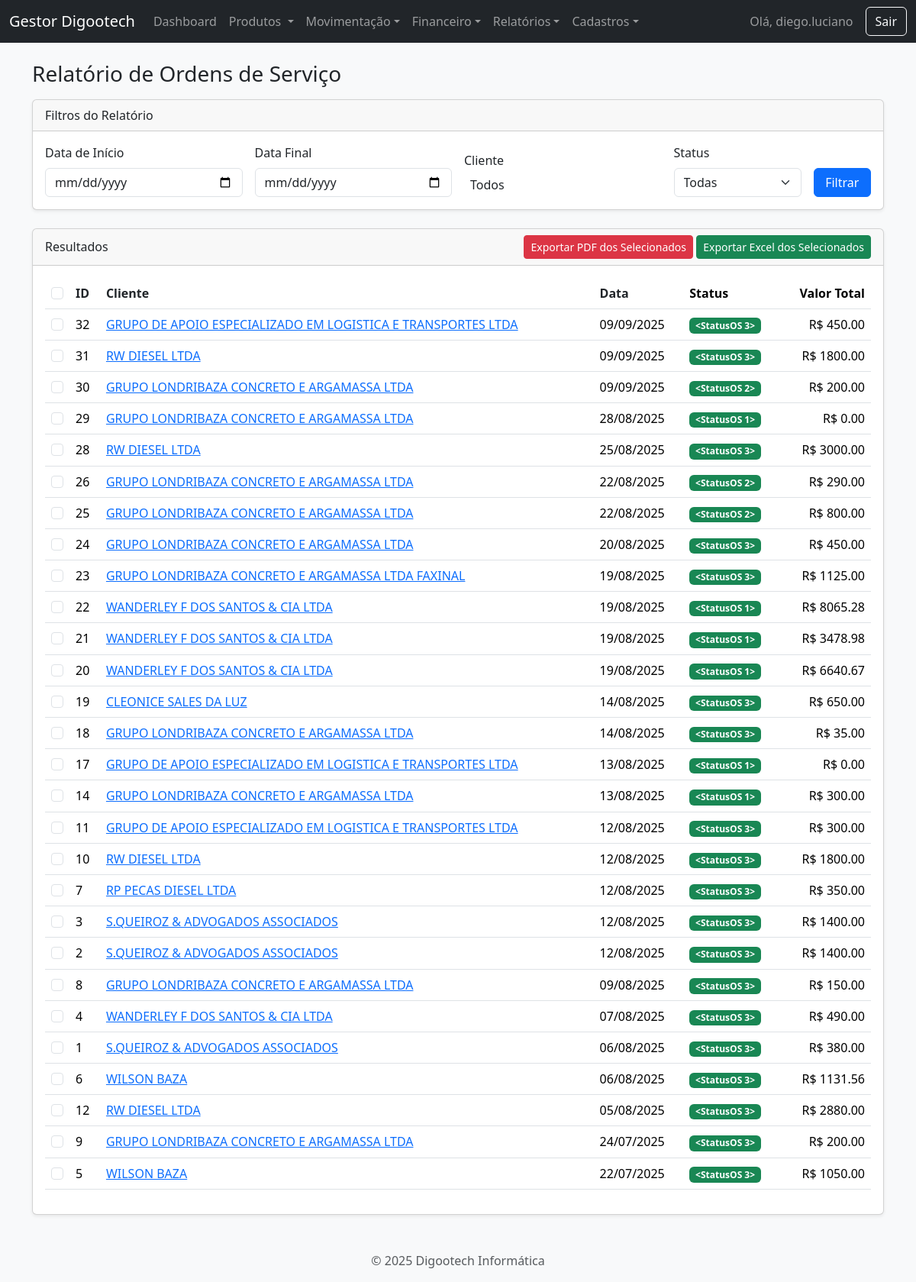
The app's page /relatorio/os (signed in), older data.
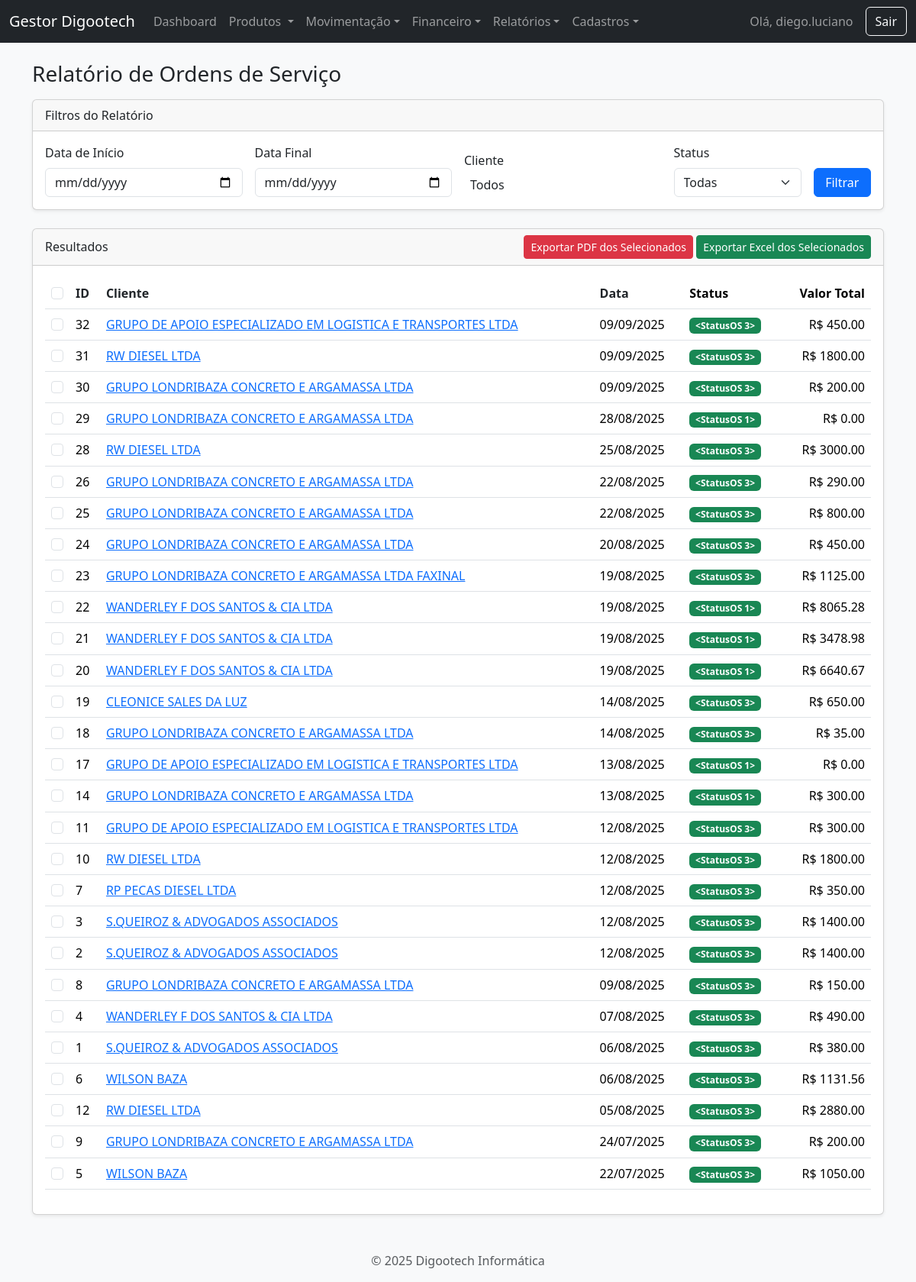
The same page, newer data.
### app.py (models this page shows, shortened)
class OrdemServico(db.Model):
    id = db.Column(db.Integer, primary_key=True)
    problema = db.Column(db.Text, nullable=False)
    status_id = db.Column(db.Integer, db.ForeignKey('status_os.id'))
    status = db.relationship('StatusOS', backref='ordens_servico')
    data_criacao = db.Column(db.DateTime, default=datetime.datetime.utcnow)
    data_fechamento = db.Column(db.DateTime, nullable=True)
    cliente_id = db.Column(db.Integer, db.ForeignKey('cliente.id'), nullable=False)
    valor_servicos = db.Column(db.Float, default=0.0)
    pecas = db.relationship('Peca', backref='ordem_servico', lazy=True, cascade="all, delete-orphan")
    @property
    def valor_pecas(self): return sum(p.valor_total for p in self.pecas)
    @property
    def valor_total(self): return self.valor_servicos + self.valor_pecas

class Cliente(db.Model):
    id = db.Column(db.Integer, primary_key=True)
    tipo_pessoa = db.Column(db.String(10), nullable=False, default='FISICA')
    nome = db.Column(db.String(100), unique=True)
    cpf = db.Column(db.String(14), unique=True)
    razao_social = db.Column(db.String(150), unique=True)
    cnpj = db.Column(db.String(18), unique=True)
    inscricao_estadual = db.Column(db.String(20))
    email = db.Column(db.String(100))
    telefone = db.Column(db.String(11))
    cep = db.Column(db.String(9))
    rua = db.Column(db.String(150))
    numero = db.Column(db.String(20))
    bairro = db.Column(db.String(100))
    cidade = db.Column(db.String(100))
    uf = db.Column(db.String(2))
    ordens = db.relationship('OrdemServico', backref='cliente', lazy=True)
    @property
    def nome_exibicao(self): return self.nome if self.tipo_pessoa == 'FISICA' else self.razao_social

class Peca(db.Model):
    id = db.Column(db.Integer, primary_key=True)
    descricao = db.Column(db.String(200), nullable=False)
    quantidade = db.Column(db.Integer, nullable=False, default=1)
    valor_unitario = db.Column(db.Float, nullable=False, default=0.0)
    ordem_servico_id = db.Column(db.Integer, db.ForeignKey('ordem_servico.id'), nullable=False)
    @property
    def valor_total(self): return self.quantidade * self.valor_unitario

### app.py (the view)
@app.route('/relatorio/os')
@login_required
def relatorio_os():
    data_inicio_str, data_fim_str = request.args.get('data_inicio'), request.args.get('data_fim')
    status_id, cliente_id = request.args.get('status_id', 'todos'), request.args.get('cliente_id', 'todos')
    query = OrdemServico.query
    if data_inicio_str: query = query.filter(OrdemServico.data_criacao >= datetime.datetime.strptime(data_inicio_str, '%Y-%m-%d').date())
    if data_fim_str: query = query.filter(OrdemServico.data_criacao < datetime.datetime.strptime(data_fim_str, '%Y-%m-%d').date() + datetime.timedelta(days=1))
    if status_id != 'todos': query = query.filter(OrdemServico.status_id == int(status_id))
    if cliente_id != 'todos': query = query.filter(OrdemServico.cliente_id == int(cliente_id))
    ordens = query.order_by(OrdemServico.data_criacao.desc()).all()
    todos_clientes = Cliente.query.order_by(Cliente.nome).all()
    status_disponiveis = StatusOS.query.all()
    return render_template('relatorio_os.html', ordens=ordens, todos_clientes=todos_clientes, status_disponiveis=status_disponiveis,
                           data_inicio=data_inicio_str, data_fim=data_fim_str, status_filtro=status_id, cliente_id_filtro=cliente_id)

### app.py (called while the page is built)
@login_manager.user_loader
def load_user(user_id):
    return db.session.get(User, int(user_id))

### templates/relatorio_os.html (shortened to what the changed rows need)
{% extends 'base.html' %}
{% block content %}
<h1 class="h3 mb-3">Relatório de Ordens de Serviço</h1>
<div class="card shadow-sm">
    <div class="card-body">
        <table class="table table-hover">
            <thead>
                <tr>
                    <th scope="col" style="width: 1%;"><input class="form-check-input" type="checkbox" id="selectAll"></th>
                    <th scope="col"><a href="{{ url_for('relatorio_os', sort_by='id', direction='asc' if sort_by == 'id' and direction == 'desc' else 'desc', **request.args) }}" class="text-decoration-none text-dark">ID {% if sort_by == 'id' %}{% if direction == 'asc' %}▲{% else %}▼{% endif %}{% endif %}</a></th>
                    <th scope="col"><a href="{{ url_for('relatorio_os', sort_by='cliente', direction='asc' if sort_by == 'cliente' and direction == 'desc' else 'desc', **request.args) }}" class="text-decoration-none text-dark">Cliente {% if sort_by == 'cliente' %}{% if direction == 'asc' %}▲{% else %}▼{% endif %}{% endif %}</a></th>
                    <th scope="col"><a href="{{ url_for('relatorio_os', sort_by='data_criacao', direction='asc' if sort_by == 'data_criacao' and direction == 'desc' else 'desc', **request.args) }}" class="text-decoration-none text-dark">Data {% if sort_by == 'data_criacao' %}{% if direction == 'asc' %}▲{% else %}▼{% endif %}{% endif %}</a></th>
                    <th scope="col">Status</th>
                    <th class="text-end" scope="col">Valor Total</th>
                </tr>
            </thead>
            <tbody>
                {% for ordem in ordens %}
                <tr>
                    <td><input class="form-check-input os-checkbox" type="checkbox" value="{{ ordem.id }}"></td>
                    <td>{{ ordem.id }}</td>
                    <td><a href="{{ url_for('detalhe_os', id=ordem.id) }}">{{ ordem.cliente.nome_exibicao }}</a></td>
                    <td>{{ ordem.data_criacao.strftime('%d/%m/%Y') }}</td>
                    <td>
                        {% if ordem.status == 'Aberta' %}<span class="badge bg-warning">{{ ordem.status }}</span>{% else %}<span class="badge bg-success">{{ ordem.status }}</span>{% endif %}
                    </td>
                    <td class="text-end">R$ {{ "%.2f"|format(ordem.valor_total) }}</td>
                </tr>
                {% else %}
                <tr>
                    <td colspan="6" class="text-center">Nenhuma Ordem de Serviço encontrada com os filtros selecionados.</td>
                </tr>
                {% endfor %}
            </tbody>
        </table>
    </div>
</div>
{% endblock %}

Row changes from the older to the newer data that the page shows:
changed OrdemServico id 30: status "<StatusOS 2>" → "<StatusOS 3>"
changed OrdemServico id 26: status "<StatusOS 2>" → "<StatusOS 3>"
changed OrdemServico id 25: status "<StatusOS 2>" → "<StatusOS 3>"
